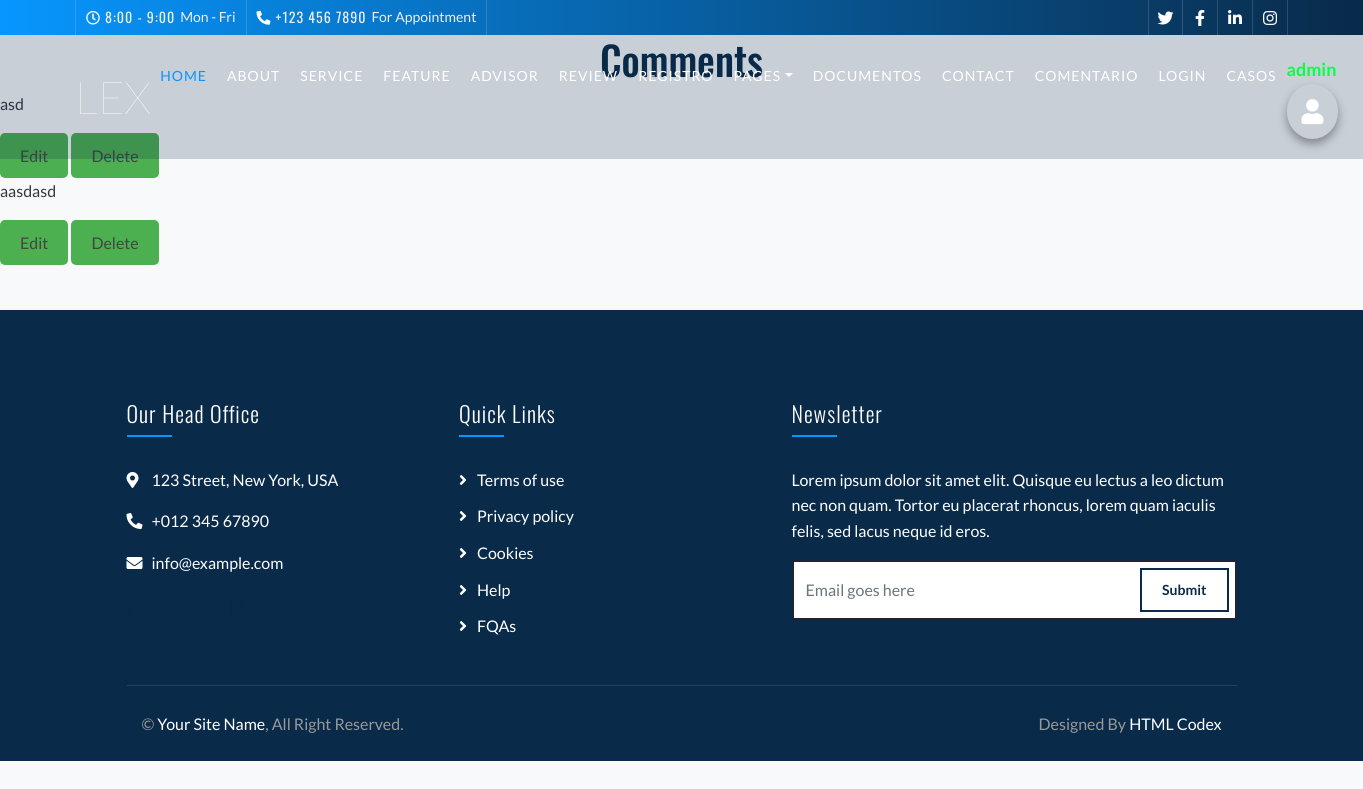
The app's page /comments/ (signed in), older data.
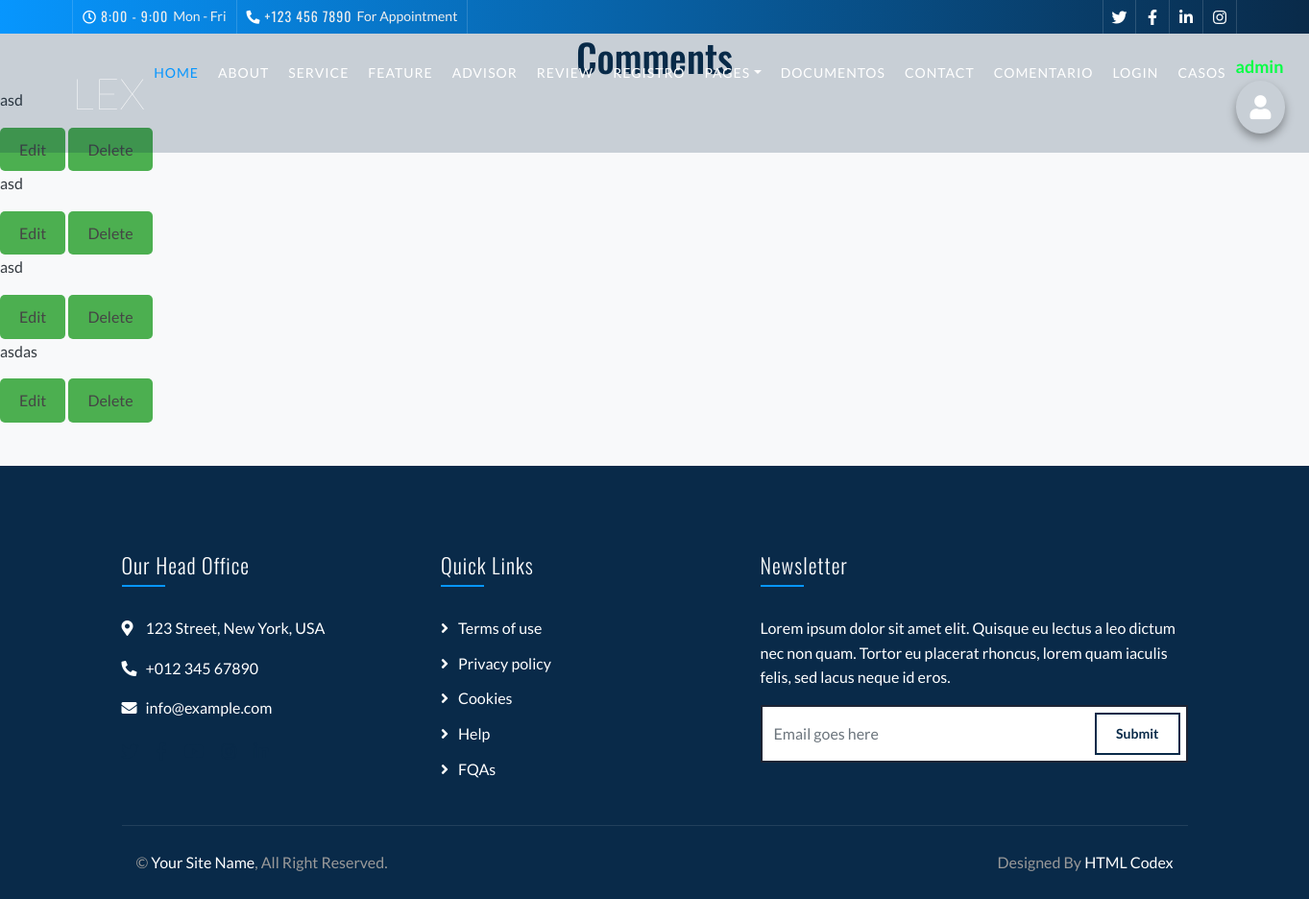
The same page, newer data.
### core/models.py (models this page shows, shortened)
class Comment(models.Model):
    user = models.ForeignKey(User, on_delete=models.CASCADE)
    content = models.TextField()
    created_at = models.DateTimeField(auto_now_add=True)
    last_modified = models.DateTimeField(auto_now=True)
    class Meta:
        ordering = ['-created_at']

### core/views.py (the view)
# urls.py: path('comments/', views.comment_list, name='comment_list'),
@login_required
def comment_list(request):
    comments = Comment.objects.all()
    return render(request, 'comment_list.html', {'comments': comments})

### core/templates/comment_list.html (shortened to what this page needs)
{% load static %}
<!DOCTYPE html>
<html lang="en">
    <head>
        <link href="https://stackpath.bootstrapcdn.com/bootstrap/4.4.1/css/bootstrap.min.css" rel="stylesheet">
        <link href="https://cdnjs.cloudflare.com/ajax/libs/font-awesome/5.10.0/css/all.min.css" rel="stylesheet">
        <link href="{% static 'lib/animate/animate.min.css' %}" rel="stylesheet">
        <link href="{% static 'lib/owlcarousel/assets/owl.carousel.min.css' %}" rel="stylesheet">
        <link href="{% static 'css/style.css' %}" rel="stylesheet">
        <link href="{% static 'css/style_listaComentarios.css' %}" rel="stylesheet">
    </head>
    <body>
        {% include 'core/header.html' %}
    <h1>Comments</h1>
    {% for comment in comments %}
        <p>{{ comment.content }}</p>
        {% if request.user.is_staff %}
            <button id="boton_a"><a href="{% url 'comment_edit' comment.id %}">Edit</a></button>
            <button id="boton_a"><a href="{% url 'comment_delete' comment.id %}">Delete</a> </button>
            {% endif %}
    {% endfor %}
    {% include 'core/footer.html' %}
</body>
</html>

Row changes from the older to the newer data that the page shows:
removed Comment: content "aasdasd"
added Comment: content "asd"
added Comment: content "asd"
added Comment: content "asdas"
